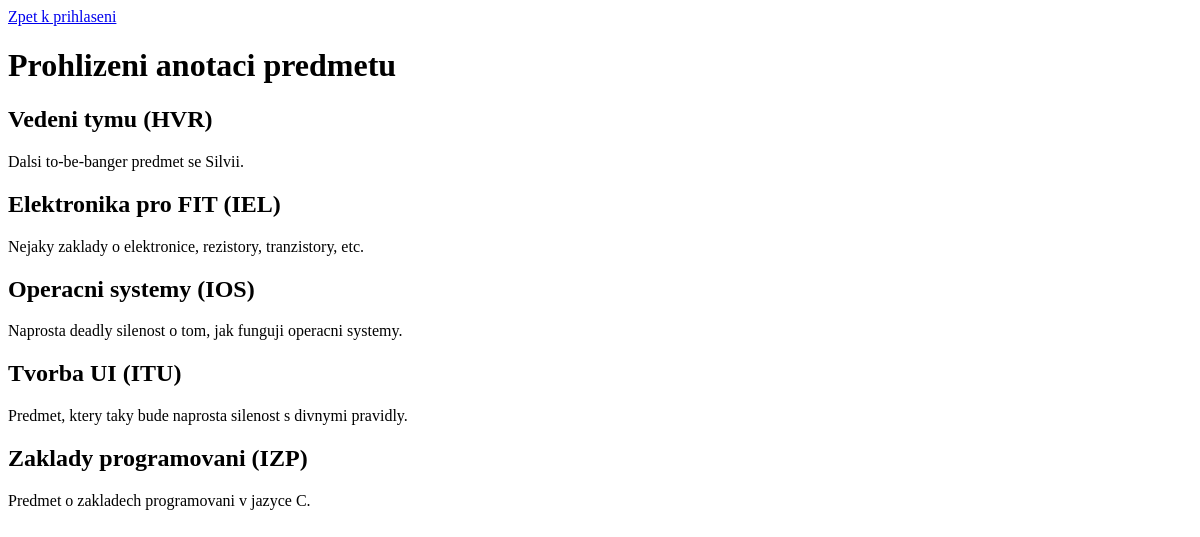
The app's page /views/anotations.php, older data.
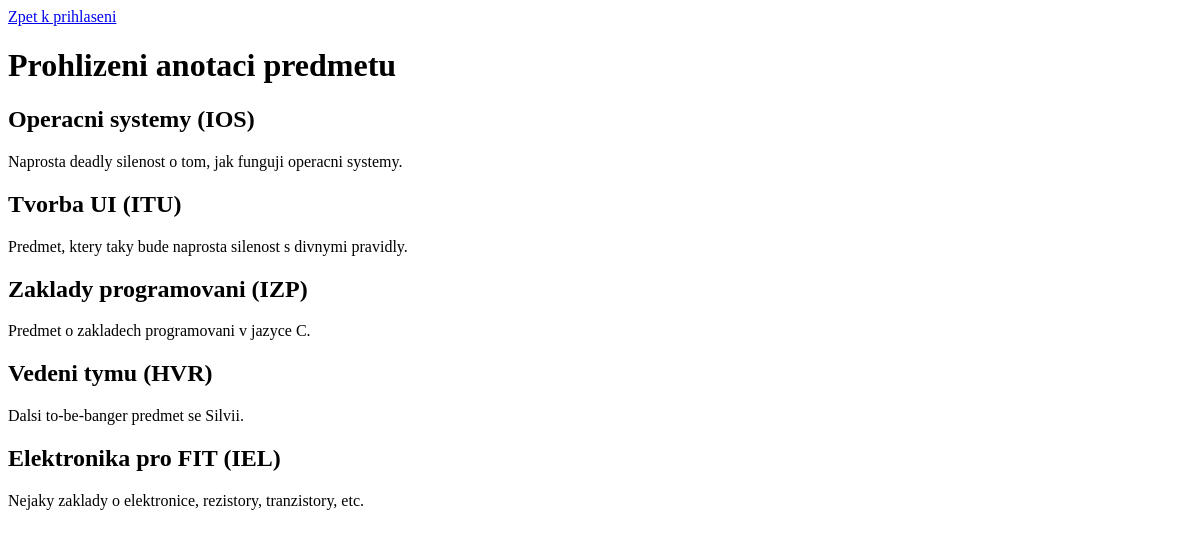
The same page, newer data.
### tables this page shows
CREATE TABLE Predmet (
	zkratka varchar(3) NOT NULL,
	nazev varchar(25) NOT NULL,
	anotace varchar(200) NOT NULL,
	pocet_kreditu INT(1) NOT NULL,
	typ_ukonceni varchar(6) NOT NULL,
    garant int(5) NOT NULL,
	PRIMARY KEY (zkratka),
    FOREIGN KEY (garant) REFERENCES Osoba(ID_Osoba)
);

### misc/db_conn_parameters.php (called while the page is built)
<?php
function getDbConnectionParams()
{
    $connString = "mysql:host=db;dbname=mydatabase";
    $userName = "myuser";
    $password = "mypassword";
    $options = array(
        PDO::MYSQL_ATTR_INIT_COMMAND => "SET NAMES 'utf8'"
    );
    return array(
        "connString" => $connString,
        "userName" => $userName,
        "password" => $password,
        "options" => $options
    );
}

### services/subject_service.php (called while the page is built, shortened)
<?php
require_once __DIR__ . "/../misc/db_conn_parameters.php";
class subjectService {
    private PDO $pdo;
    function __construct()
    {
        try {
            $params = getDbConnectionParams();
            $this->pdo = new PDO($params["connString"], $params["userName"], $params["password"], $params["options"]);
        }
        catch (PDOException $e) {
            error_log("Chyba při navazování spojení s databází: " . $e->getMessage());
        }
    }
    function getSubjectIDs() {
        try {
            $stmt = $this->pdo->prepare("SELECT zkratka FROM Predmet");
            $stmt->execute();
            $subjectArray = array();
            while ($row = $stmt->fetch(PDO::FETCH_ASSOC)) {
                $subjectArray[] = $row['zkratka'];
            }
            return $subjectArray;
        }
        catch (PDOException $e) {
            return "Data input not successful: " . $e->getMessage();
        }
    }
    function getSubjectInfo($id) {
        try {
            $stmt = $this->pdo->prepare("SELECT * FROM Predmet WHERE zkratka = (?)");
            $stmt->execute(array($id));
            return $stmt->fetch(PDO::FETCH_ASSOC);
        }
        catch (PDOException $e) {
            error_log("Data input not successful");
            return null;
        }
    }
}

### views/anotations.php (the view)
<?php
require_once "../common.php";
require_once "../services/subject_service.php";
make_header("Anotace");
?>
<a href="../index.php">Zpet k prihlaseni</a>
<h1>Prohlizeni anotaci predmetu</h1>
<?php
$subjectService = new subjectService();
$subjectIDs = $subjectService->getSubjectIDs();
foreach ($subjectIDs as $subject) {
    $subject = $subjectService->getSubjectInfo($subject);
    echo '<h2>' . $subject['nazev'] . ' (' . $subject['zkratka'] . ')</h2>';
    echo '<p>'. $subject['anotace'] .'</p>';
}
make_footer();

### common.php (shortened to what this page needs)
<?php
function make_header($title): void
{
    ?>
    <!DOCTYPE html>
    <html lang="cs">
    <head>
    </head>
    <body>
    <?php
}
function make_footer() : void
{
    ?>
    </body>
    </html>
    <?php
}

Row changes from the older to the newer data that the page shows:
changed predmet "Vedeni tymu": moves down the list
changed predmet "Elektronika pro FIT": moves down the list
